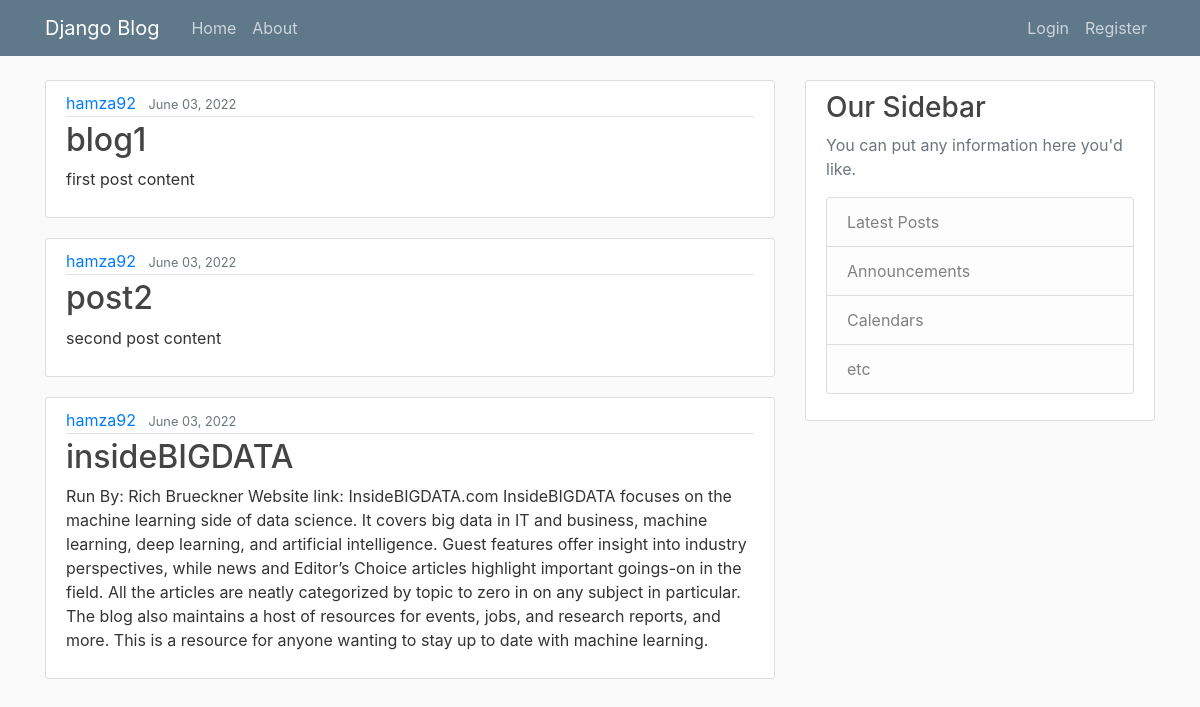
The page / on the database its author committed.
### blog/models.py (models this page shows, shortened)
class Post(models.Model):
    title = models.CharField(max_length=100)
    content = models.TextField()
    data_posted = models.DateTimeField(default=timezone.now)
    author_id = models.ForeignKey(User, on_delete=models.CASCADE)

### blog/views.py (the view)
# urls.py: path('', views.home, name='blog-home'),
def home(request):
    context = {'posts': Post.objects.all()}
    return render(request, "blog/home.html", context)

### blog/templates/blog/home.html
{% extends "blog/base.html" %}
{% block content %}
    {% for post in posts %}
        <article class="media content-section">
          <div class="media-body">
            <div class="article-metadata">
              <a class="mr-2" href="#">{{ post.author_id }}</a>
              <small class="text-muted">{{ post.data_posted|date:"F d, Y" }}</small>
            </div>
            <h2><a class="article-title" href="#">{{ post.title }}</a></h2>
            <p class="article-content">{{ post.content }}</p>
          </div>
        </article>
    {% endfor %}
{% endblock content %}

### blog/static/blog/main.css (style rules this page uses)
body { background: #fafafa; color: #333333; margin-top: 5rem; }
h1, h2, h3, h4, h5, h6 { color: #444444; }
.content-section { background: #ffffff; padding: 10px 20px; border: 1px solid #dddddd; border-radius: 3px; margin-bottom: 20px; }
.article-title { color: #444444; }
.article-content { white-space: pre-line; }
.article-metadata { padding-bottom: 1px; margin-bottom: 4px; border-bottom: 1px solid #e3e3e3 }

### rows shown on the page
Post: author_id "hamza92", data_posted "June 03, 2022", title "blog1", content "first post content"
Post: author_id "hamza92", data_posted "June 03, 2022", title "post2", content "second post content"
Post: author_id "hamza92", data_posted "June 03, 2022", title "insideBIGDATA", content "Run By: Rich Brueckner Website link: InsideBIGDATA.com InsideBIGDATA focuses on the machine learning side of data science. It covers big data in IT and business, machine learning, deep learning, and artificial intelligence. Guest features offer insight into industry perspectives, while news and Editor’s Choice articles highlight important goings-on in the field. All the articles are neatly categorized by topic to zero in on any subject in particular. The blog also maintains a host of resources for events, jobs, and research reports, and more. This is a resource for anyone wanting to stay up to date with machine learning."
